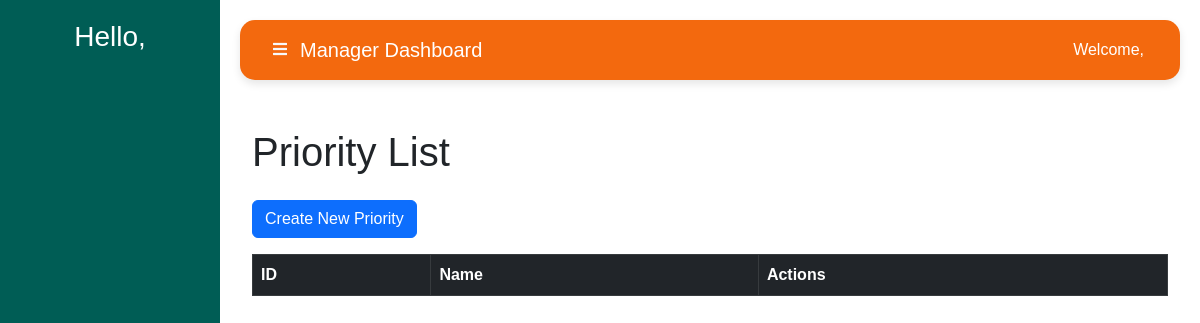
The page /helpdesk/priority/ on the database as committed earlier.
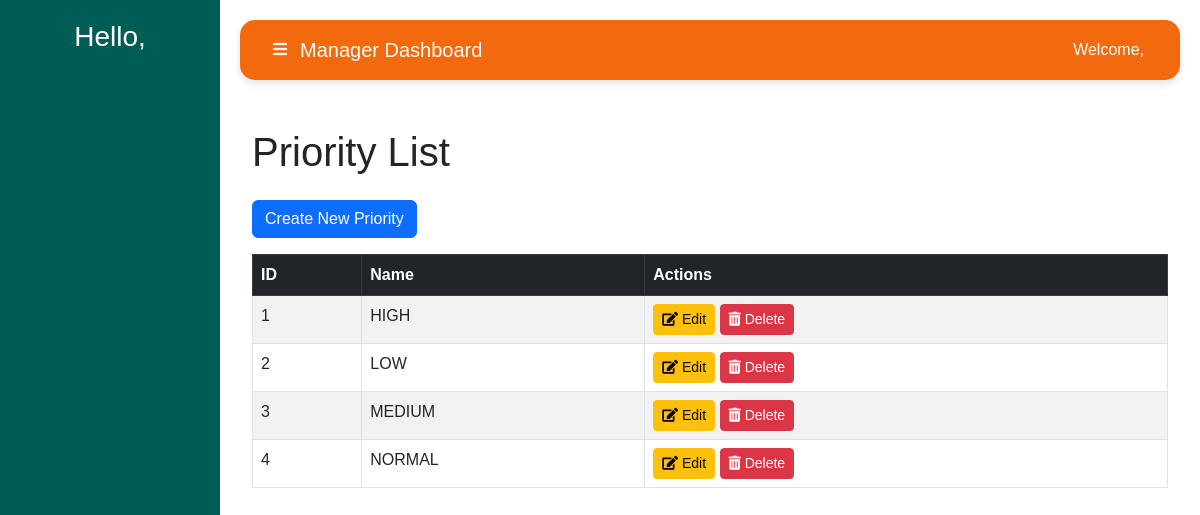
The same page on the database as committed later.
### helpdesk/models.py (models this page shows, shortened)
class Priority(models.Model):
    name = models.CharField(max_length=255)

### helpdesk/views.py (the view)
# urls.py: path('priority/', views.priority_list, name='priority-list'),
def priority_list(request):
    priority = Priority.objects.all()
    return render(request, 'priority_list.html', {'priority': priority})

### helpdesk/templates/priority_list.html (shortened to what this page needs)
{% extends 'helpbase.html' %}
{% block content %}
<div class="container mt-5">
    <h1 class="mb-4">Priority List</h1>
    <a href="{% url 'helpdesk:priority-create' %}" class="btn btn-primary mb-3">Create New Priority</a>
    <table class="table table-striped table-bordered">
        <thead class="table-dark">
            <tr>
                <th>ID</th>
                <th>Name</th>
                <th>Actions</th>
            </tr>
        </thead>
        <tbody>
            {% for priority in priority %}
                <tr>
                    <td>{{ priority.id }}</td>
                    <td>{{ priority.name }}</td>
                    <td>
                        <a href="{% url 'helpdesk:priority-edit' priority.id %}" class="btn btn-warning btn-sm" title="Edit Priority">
                            <i class="fas fa-edit"></i> Edit
                        </a>
                        <a href="{% url 'helpdesk:priority-delete' priority.id %}" class="btn btn-danger btn-sm" title="Delete Priority">
                            <i class="fas fa-trash-alt"></i> Delete
                        </a>
                    </td>
                </tr>
            {% endfor %}
        </tbody>
    </table>
</div>
{% endblock content %}

Rows that differ between the two databases and show on the page:
added Priority: id "1", name "HIGH"
added Priority: id "2", name "LOW"
added Priority: id "3", name "MEDIUM"
added Priority: id "4", name "NORMAL"
